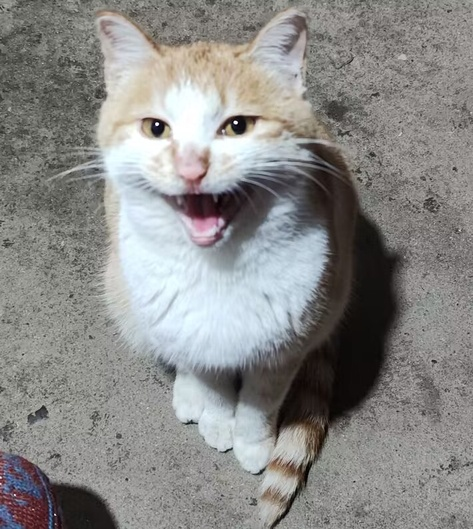
#> input picture 实验一/orange.jpg, 473 x 529 px, shrunk from 710 x 793 before the run
$ python 'Hough Transform.py'
#> lines starting #> are read from the running program, lines starting #| are printed output that depends on the picture; after the words box and inside, x2 and y2 are one past the last pixel; in counts of white or black regions, pixels touching at a corner belong together
import cv2
import numpy as np
import matplotlib.pyplot as plt
import os

# 创建结果保存目录
result_dir = "hough_transform_results"
if not os.path.exists(result_dir):
    os.makedirs(result_dir)

# 读取图像并转换为灰度图
image_path = "orange.jpg"
image = cv2.imread(image_path)
#> image is the input picture: shape (529, 473, 3); mean B, G, R 136.3, 138, 138.4
gray_image = cv2.cvtColor(image, cv2.COLOR_BGR2GRAY)  # 转为灰度图
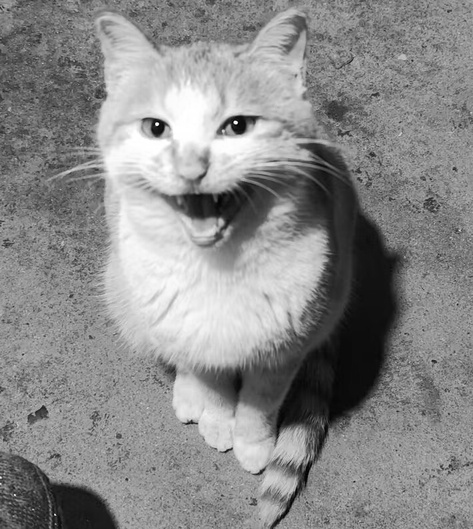
#> gray_image: shape (529, 473); min 0, max 255, mean 137.9
cv2.imwrite(os.path.join(result_dir, "gray_image.jpg"), gray_image)

# 边缘检测
edges = cv2.Canny(gray_image, 50, 150, apertureSize=3)  # Canny 边缘检测
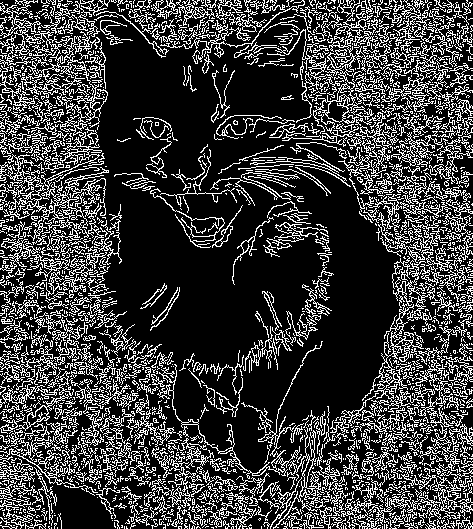
#> edges: shape (529, 473); 23.8% white in thin lines or dots
cv2.imwrite(os.path.join(result_dir, "edges.jpg"), edges)

# 直线检测（霍夫变换）
lines = cv2.HoughLines(edges, 1, np.pi / 180, 100)  # 霍夫直线变换
line_image = image.copy()

if lines is not None:
    for rho, theta in lines[:, 0]:
        a = np.cos(theta)
        b = np.sin(theta)
        x0 = a * rho
        y0 = b * rho
        x1 = int(x0 + 1000 * (-b))
        y1 = int(y0 + 1000 * (a))
        x2 = int(x0 - 1000 * (-b))
        y2 = int(y0 - 1000 * (a))
        cv2.line(line_image, (x1, y1), (x2, y2), (0, 255, 0), 2)
#> this loop made 12373 passes
#> (rho, theta, a, b, x0, y0, x1, y1) on passes 1 to 3: (317, 0.785, 0.707, 0.707, 224.2, 224.2, -482, 931), (334, 0.785, 0.707, 0.707, 236.2, 236.2, -470, 943), (351, 0.785, 0.707, 0.707, 248.2, 248.2, -458, 955)
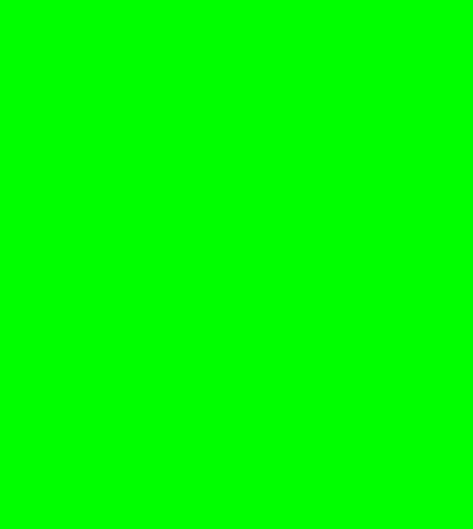
#> line_image: shape (529, 473, 3); mean B, G, R 0, 255, 0

cv2.imwrite(os.path.join(result_dir, "hough_lines.jpg"), line_image)

# 圆检测（霍夫圆变换）
circles = cv2.HoughCircles(
    gray_image,
    cv2.HOUGH_GRADIENT,
    dp=1,
    minDist=20,
    param1=50,
    param2=30,
    minRadius=5,
    maxRadius=50
)
#> circles = 324 rows, first 8: [168.5, 422.5, 49.4], [48.5, 296.5, 49.4], [384.5, 477.5, 49.4], [54.5, 79.5, 49.4], [67.5, 378.5, 49.4], [112.5, 368.5, 49.4], [375.5, 83.5, 49.4], [422.5, 150.5, 49.4]
circle_image = image.copy()

if circles is not None:
    circles = np.uint16(np.around(circles))
#> circles = 324 rows, first 8: [168, 422, 49], [48, 296, 49], [384, 478, 49], [54, 80, 49], [68, 378, 49], [112, 368, 49], [376, 84, 49], [422, 150, 49]
    for i in circles[0, :]:
        center = (i[0], i[1])  # 圆心
        radius = i[2]  # 半径
        cv2.circle(circle_image, center, radius, (255, 0, 0), 2)  # 绘制圆
        cv2.circle(circle_image, center, 2, (0, 255, 0), 3)  # 绘制圆心
#> this loop made 324 passes
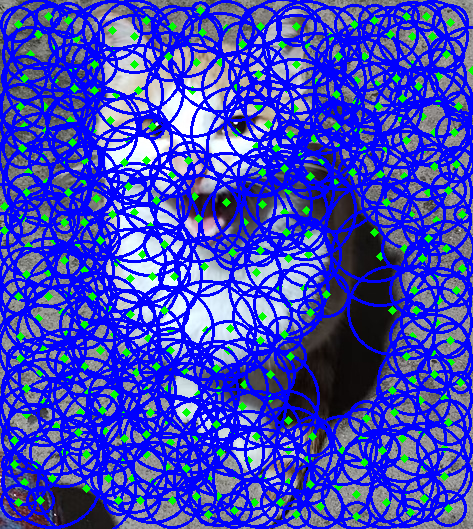
#> circle_image: shape (529, 473, 3); mean B, G, R 188.3, 71.6, 61.4

cv2.imwrite(os.path.join(result_dir, "hough_circles.jpg"), circle_image)

# 可视化结果
plt.figure(figsize=(15, 10))

plt.subplot(2, 2, 1)
plt.imshow(cv2.cvtColor(image, cv2.COLOR_BGR2RGB))
plt.title("Original Image")
plt.axis("off")

plt.subplot(2, 2, 2)
plt.imshow(edges, cmap='gray')
plt.title("Edges")
plt.axis("off")

plt.subplot(2, 2, 3)
plt.imshow(cv2.cvtColor(line_image, cv2.COLOR_BGR2RGB))
plt.title("Hough Lines")
plt.axis("off")

plt.subplot(2, 2, 4)
plt.imshow(cv2.cvtColor(circle_image, cv2.COLOR_BGR2RGB))
plt.title("Hough Circles")
plt.axis("off")

# 保存可视化结果
visualization_path = os.path.join(result_dir, "hough_transform_visualization.jpg")
plt.savefig(visualization_path)
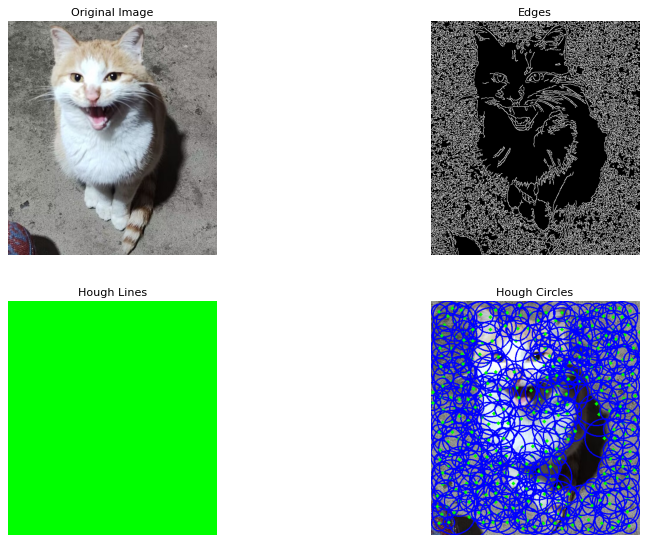
#> figure drawn by matplotlib, 4 panels
plt.show()

print(f"霍夫变换检测完成，结果保存在目录: {result_dir}")

$ run again, with 实验一/zmm.jpg copied over 实验一/orange.jpg
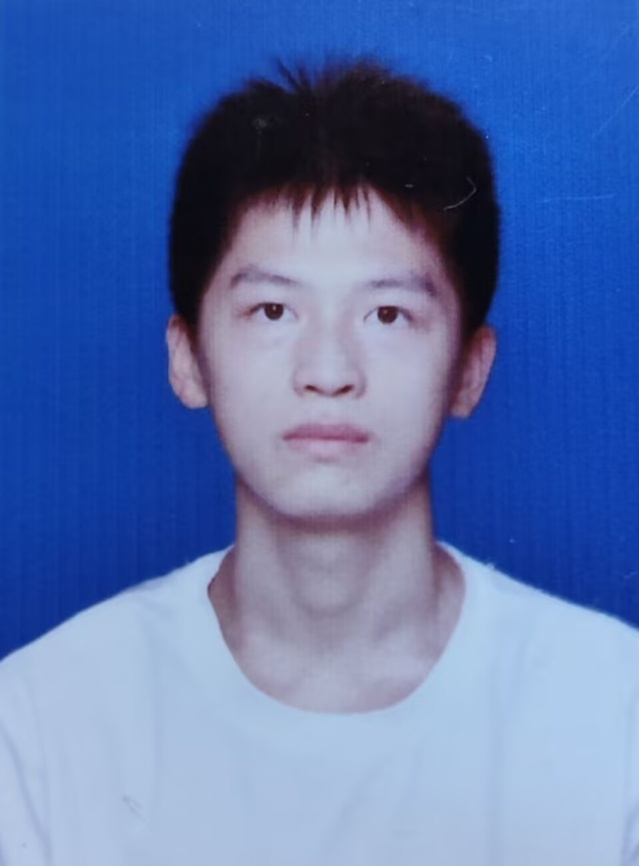
#> input picture 实验一/zmm.jpg, 639 x 866 px, shrunk from 959 x 1299 before the run
#> image is the input picture: shape (866, 639, 3); mean B, G, R 173.4, 115, 89.6
#> `edges = cv2.Canny(gray_image, 50, 150, apertureSize=3)`:
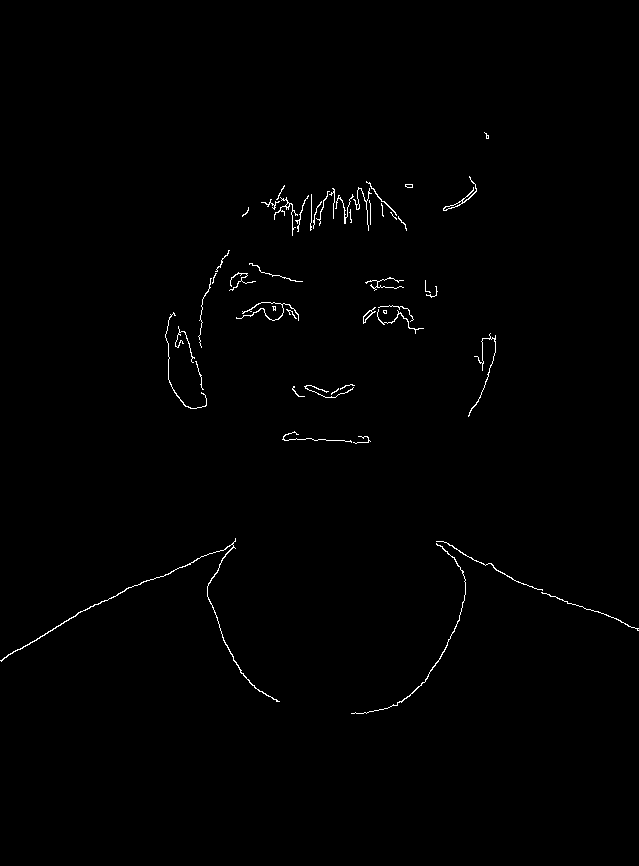
#> edges: shape (866, 639); 0.65% white in thin lines or dots, all inside (x1, y1, x2, y2) = (0, 132, 639, 714)
#> lines = None
#> `circles = cv2.HoughCircles( gray_image, cv2.HOUGH_GRADIENT, dp=1, minD..`: circles = [[268.5, 230.5, 29.4]]
#> `circles = np.uint16(np.around(circles))`: circles = [[268, 230, 29]]
#> the loop `for i in circles[0, :]:` made 1 pass
#> `plt.savefig(visualization_path)`:
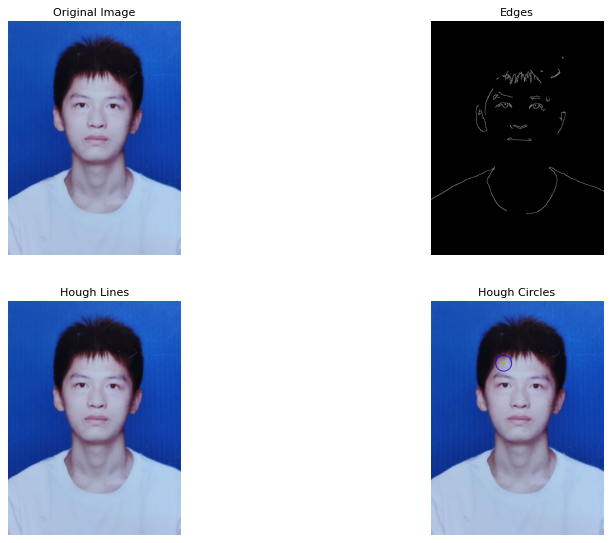
#> figure drawn by matplotlib, 4 panels

$ run again, with 实验一/HSI_components.png saved as 实验一/orange.jpg
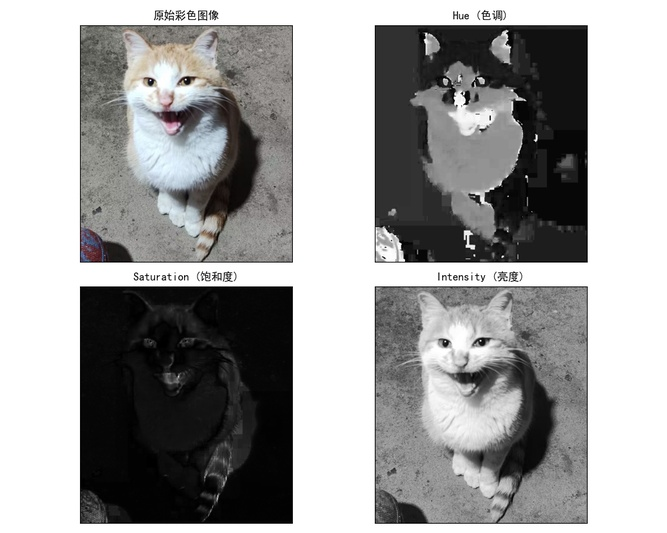
#> input picture 实验一/HSI_components.png, 667 x 533 px, shrunk from 1000 x 800 before the run
#> image is the input picture: shape (533, 667, 3); mean B, G, R 158.3, 158.5, 158.5
#> `edges = cv2.Canny(gray_image, 50, 150, apertureSize=3)`:
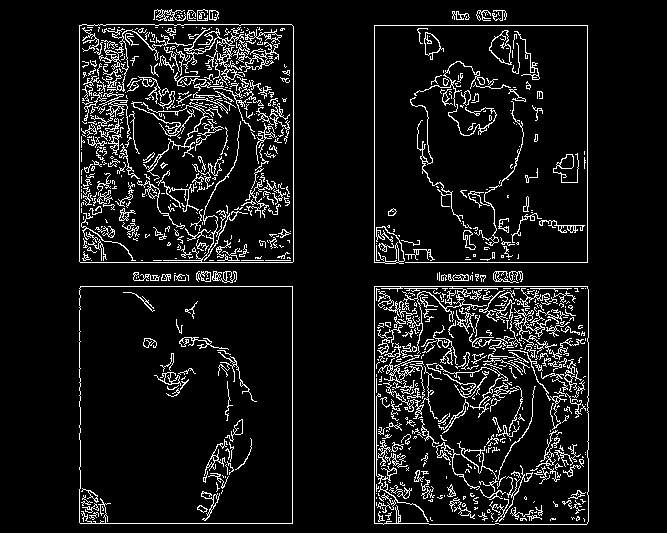
#> edges: shape (533, 667); 8.4% white in thin lines or dots, all inside (x1, y1, x2, y2) = (79, 9, 589, 525)
#> lines = 1135 rows, first 8: [374, 0], [286, 1.57], [262, 1.57], [79, 0], [523, 1.57], [587, 0], [25, 1.57], [292, 0]
#> the loop `for rho, theta in lines[:, 0]:` made 1135 passes
#> (rho, theta, a, b, x0, y0, x1, y1) on passes 1 to 3: (374, 0, 1, 0, 374, 0, 374, 1000), (286, 1.57, -4.37e-08, 1, -1.25e-05, 286, -1000, 285), (262, 1.57, -4.37e-08, 1, -1.15e-05, 262, -1000, 261)
#> `circles = cv2.HoughCircles( gray_image, cv2.HOUGH_GRADIENT, dp=1, minD..`: circles = 144 rows, first 8: [479.5, 337.5, 49.4], [128.5, 184.5, 49.4], [423.5, 335.5, 49.4], [153.5, 89.5, 45], [187.5, 79.5, 49.4], [435.5, 359.5, 49.4], [454.5, 335.5, 49.4], [128.5, 130.5, 49.4]
#> `circles = np.uint16(np.around(circles))`: circles = 144 rows, first 8: [480, 338, 49], [128, 184, 49], [424, 336, 49], [154, 90, 45], [188, 80, 49], [436, 360, 49], [454, 336, 49], [128, 130, 49]
#> the loop `for i in circles[0, :]:` made 144 passes
#> `plt.savefig(visualization_path)`:
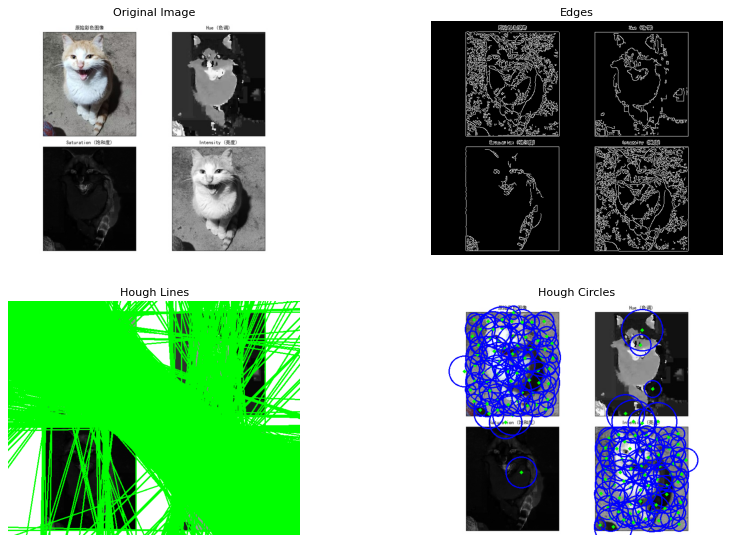
#> figure drawn by matplotlib, 4 panels
